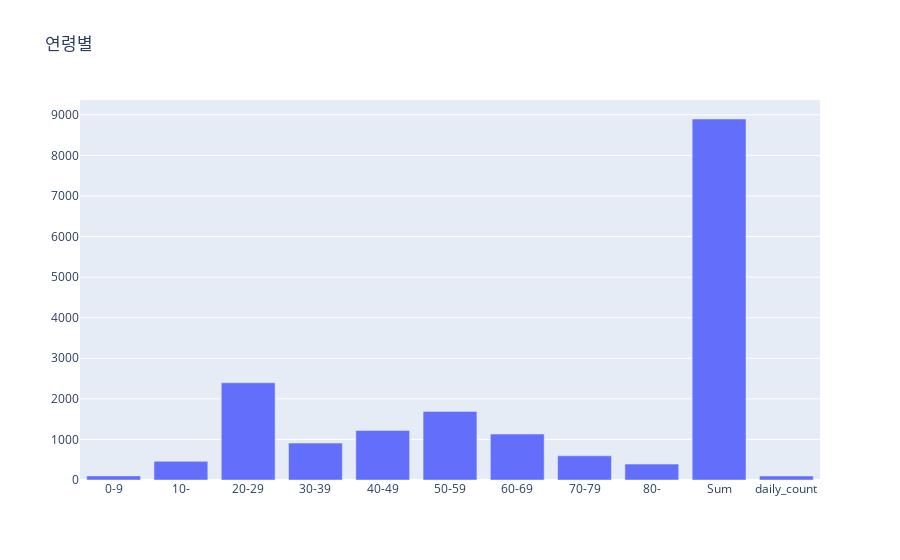

Notebook code for this chart:
### Code cell
trace2 = go.Bar(x=a.index, y=a.values,)
data = [trace2]
data
layout = go.Layout(title='연령별')
fig = go.Figure(data=data, layout=layout)
fig.show()

### Figure 1 — Plotly figure (JSON) as saved in the notebook; plotly's stock layout.template omitted (floating-point values rounded to 4 significant figures)
{"data": [{"type": "bar", "x": ["0-9", "10-", "20-29", "30-39", "40-49", "50-59", "60-69", "70-79", "80-", "Sum", "daily_count"], "y": [101, 460, 2396, 909, 1221, 1691, 1132, 595, 392, 8897, 98]}], "layout": {"title": {"text": "연령별"}}}
